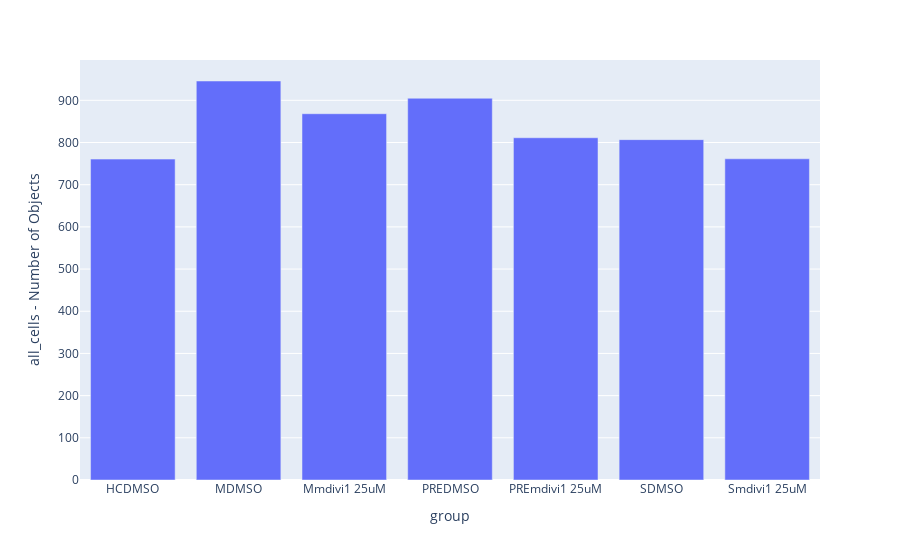

The cell this chart's notebook holds for it:
### Code cell
#count per group
vat1_df_count = vat1_df.groupby(level=1).mean()
vat1_df_count = vat1_df_count.reset_index()
count_cells = px.bar(vat1_df_count, x = "group", y = "all_cells - Number of Objects",
            barmode = 'group')

count_cells.show()

### Figure 1 — Plotly figure (JSON) as saved in the notebook; plotly's stock layout.template omitted (floating-point values rounded to 4 significant figures)
{"data": [{"alignmentgroup": "True", "hovertemplate": "group=%{x}<br>all_cells - Number of Objects=%{y}<extra></extra>", "legendgroup": "", "marker": {"color": "#636efa", "pattern": {"shape": ""}}, "name": "", "offsetgroup": "", "orientation": "v", "showlegend": false, "textposition": "auto", "type": "bar", "x": ["HCDMSO", "MDMSO", "Mmdivi1 25uM", "PREDMSO", "PREmdivi1 25uM", "SDMSO", "Smdivi1 25uM"], "xaxis": "x", "y": [760.7, 945.8, 868.2, 904.9, 811.2, 806.8, 761.3], "yaxis": "y"}], "layout": {"barmode": "group", "legend": {"tracegroupgap": 0}, "margin": {"t": 60}, "xaxis": {"anchor": "y", "domain": [0, 1], "title": {"text": "group"}}, "yaxis": {"anchor": "x", "domain": [0, 1], "title": {"text": "all_cells - Number of Objects"}}}}
